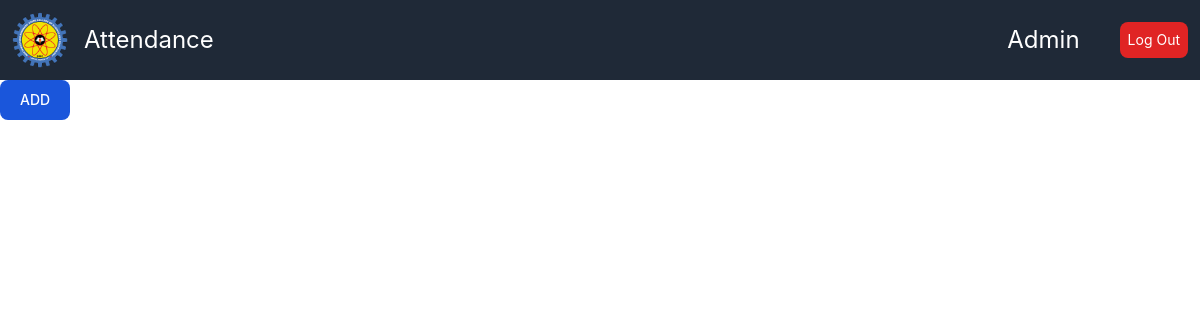
/admin/dashboard.php, run on an earlier commit of the app's database.
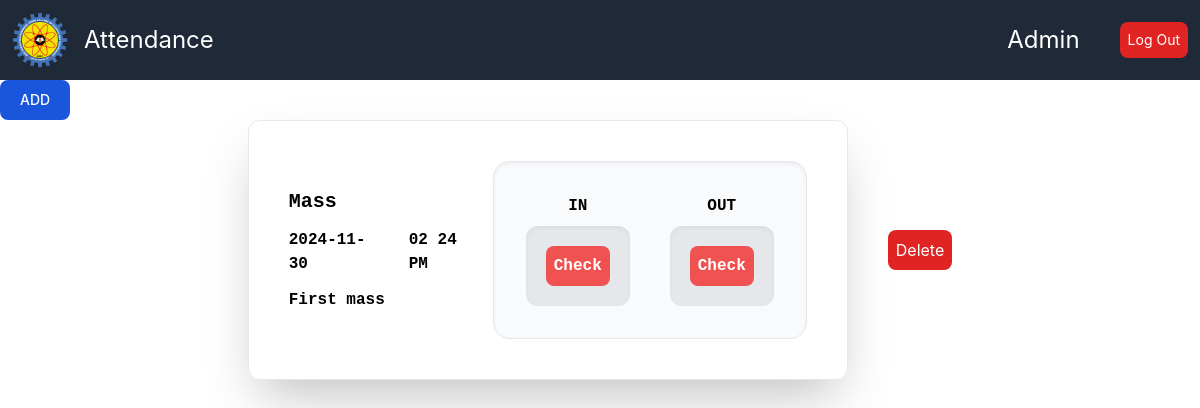
And on a later commit of the database.
### tables this page shows
CREATE TABLE `attendance_event` (
  `id` int(11) NOT NULL AUTO_INCREMENT,
  `event_name` varchar(50) NOT NULL,
  `date` date NOT NULL,
  `time` varchar(50) NOT NULL,
  `description` varchar(100) NOT NULL,
  PRIMARY KEY (`id`)
);

### model/listEvent.php (called while the page is built)
<?php
    include_once "../database/connection.php";
$sql = "SELECT * FROM attendance_event";
$event = $connection->query($sql);
?>

### admin/dashboard.php (the view, shortened to what this page needs)
<p?php
include_once "../components/header.html";
?>
<?php include_once "../components/adminSideBar.php"?>
<button data-modal-target="authentication-modal" data-modal-toggle="authentication-modal" class=" block text-white bg-blue-700 hover:bg-blue-800 focus:ring-4 focus:outline-none focus:ring-blue-300 font-medium rounded-lg text-sm px-5 py-2.5 text-center dark:bg-blue-600 dark:hover:bg-blue-700 dark:focus:ring-blue-800" type="button">
  ADD
</button>
    <?php
    include_once "../model/listEvent.php";
    foreach($event as $data):?>
    <div class="flex items-center justify-center gap-10 mb-10">
        <div class="flex items-center justify-between gap-5 font-semibold font-mono border w-6/12 p-10 rounded-xl shadow-2xl">
            <div class="grid gap-3">
                <p class="text-xl"> <?php echo $data['event_name']?> </p>
                <div class="flex gap-10">
                    <p><?php echo $data['date']?></p>
                    <p><?php echo $data['time']?></p>
                </div>
                <p><?php echo $data['description']?></p>
            </div>
            <div class="flex gap-10 border p-8 shadow-inner bg-gray-50 rounded-2xl w-auto">
                <div>
                    <p class="text-center mb-2">IN</p>
                    <div class="shadow-inner bg-gray-200 rounded-xl p-5">
                        <button class="bg-red-500 p-2 text-white rounded-lg" onclick="window.location.href = 'camera.php?stamp=in&event=<?php echo $data['id']?>'">Check</button>
                    </div>
                </div>
                <div>
                        <p class="text-center mb-2">OUT</p>
                    <div class="shadow-inner bg-gray-200 p-5 rounded-xl">
                        <button class="bg-red-500 text-white p-2 rounded-lg" onclick="window.location.href = 'camera.php?stamp=out&event=<?php echo $data['id']?>'">Check</button>
                    </div>
                </div>
            </div>
        </div>
        <a href="../model/deleteAttendance.php?id=<?php echo $data['id']?>" class="bg-red-600 rounded-lg text-white p-2"><button>Delete</button></a>
    </div>
    <?php endforeach;?>

### components/adminSideBar.php (shortened to what this page needs)
<body class="bg-white">
<nav class="bg-gray-800 p-3 text-white flex items-center justify-between">
   <div class="flex items-center gap-4">
      <img class="h-14" src="../img/nmsc.png" alt="">
      <h2 class="font-sans text-2xl ">Attendance</h2>
   </div>
   <div class=" flex gap-10 items-center">
        <h2 class="text-2xl">Admin</h2>
        <a href="../model/logOut.php" class="bg-red-600 p-2 rounded-lg text-sm"><button>Log Out</button></a>
   </div>
</nav>

What changed in the data, as far as the page shows it:
added attendance_event: event_name "Mass", date "2024-11-30", time "02 24 PM", description "First mass"
